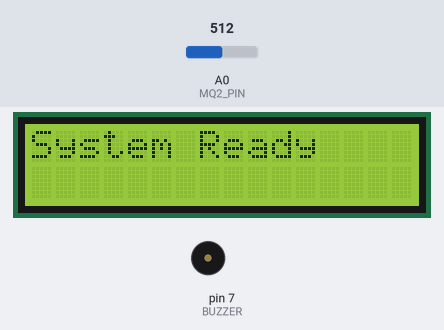
A sketch run on a simulated Arduino Uno, built with avr-gcc and run on an emulated ATmega328P. Shown: 16×2 character LCD, buzzer (waves = sounding, pin HIGH). The inputs (shaded band) are chosen by the test bench; at power-on: A0 (MQ2_PIN) = 512. What the sketch prints to the serial monitor is not drawn.

Above: at 2.2 s.
At 4.3 s:
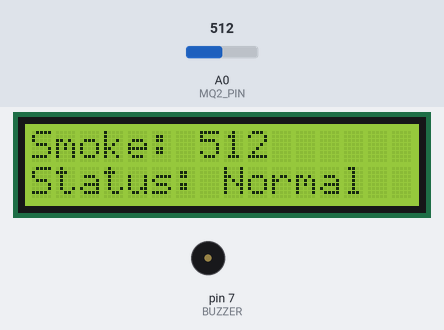
4.4 s: A0 (MQ2_PIN) set to 800
At 5.5 s:
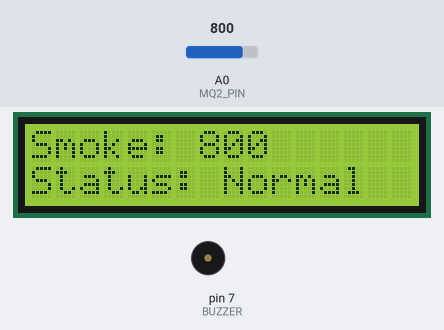
6.2 s: A0 (MQ2_PIN) set to 824
At 7.5 s:
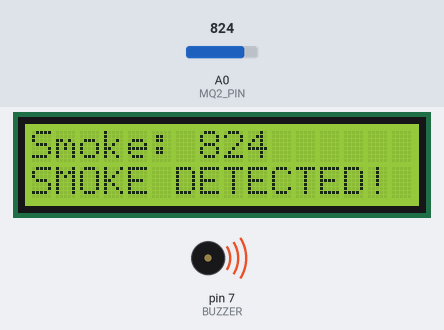
7.8 s: A0 (MQ2_PIN) set to 802
At 8.4 s:
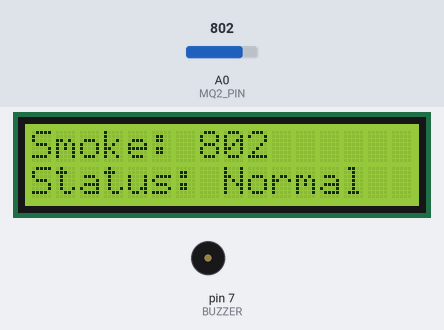
Timing chart, 0 to 10.8 s (numbered marks = the images above; inputs shaded):
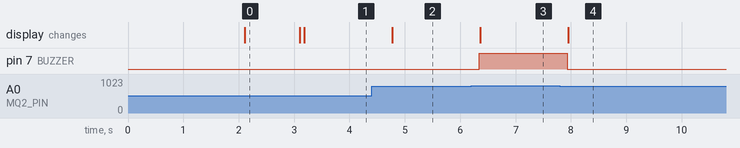

Measured:
- the behaviour switches between 811 and 812 on A0 (MQ2_PIN) (found by bisection; images 2 and 3)
- after the input at 4.4 s, the display: changes after 0.37 s (image 2)
- after the input at 6.2 s, pin 7 (BUZZER): LOW → HIGH after 0.15 s; the display: changes after 0.16 s (image 3)
- after the input at 7.8 s, pin 7 (BUZZER): HIGH → LOW after 0.13 s; the display: changes after 0.15 s (image 4)
- what the display in image 0 shows lasts 1.0 s, from 2.1 s to 3.1 s

The sketch:

smoking_zone_monitor.ino
```cpp
#include <Wire.h>
#include <LiquidCrystal_I2C.h>

// -------------------- Pin Configuration --------------------
const int MQ2_PIN = A0;   // MQ-2 analog output to Arduino A0
const int BUZZER  = 7;    // Buzzer positive leg to D7

int smokeValue = 0;       // current sensor reading
int threshold  = 812;     // adjust after calibration in clean air

// LCD object (I2C address, columns, rows)
LiquidCrystal_I2C lcd(0x27, 16, 2);

// -------------------- Setup --------------------
void setup() {
  Serial.begin(9600);
  pinMode(MQ2_PIN, INPUT);
  pinMode(BUZZER, OUTPUT);
  digitalWrite(BUZZER, LOW);

  Wire.begin();
  lcd.begin(16, 2);
  lcd.backlight();

  lcd.setCursor(0, 0);
  lcd.print("Smoke Monitor");
  lcd.setCursor(0, 1);
  lcd.print("Initializing...");
  delay(2000);

  lcd.clear();
  lcd.print("System Ready");
  delay(1000);
  lcd.clear();

  Serial.println("Automated Smoking Zone Monitoring Started...");
  Serial.println("------------------------------------------");
}

// -------------------- Main Loop --------------------
void loop() {
  smokeValue = analogRead(MQ2_PIN);

  Serial.print("Smoke Level: ");
  Serial.println(smokeValue);

  lcd.setCursor(0, 0);
  lcd.print("Smoke:");
  lcd.setCursor(7, 0);
  lcd.print(smokeValue);
  lcd.print("    ");               // clear trailing digits

  if (smokeValue >= threshold) {
    // ---- Alert Mode ----
    digitalWrite(BUZZER, HIGH);
    lcd.setCursor(0, 1);
    lcd.print("SMOKE DETECTED! "); // exactly 16 characters
    Serial.println("Smoking Detected!");
  } else {
    // ---- Normal Mode ----
    digitalWrite(BUZZER, LOW);
    lcd.setCursor(0, 1);
    lcd.print("Status: Normal  "); // exactly 16 characters
  }

  delay(500);
}
```
